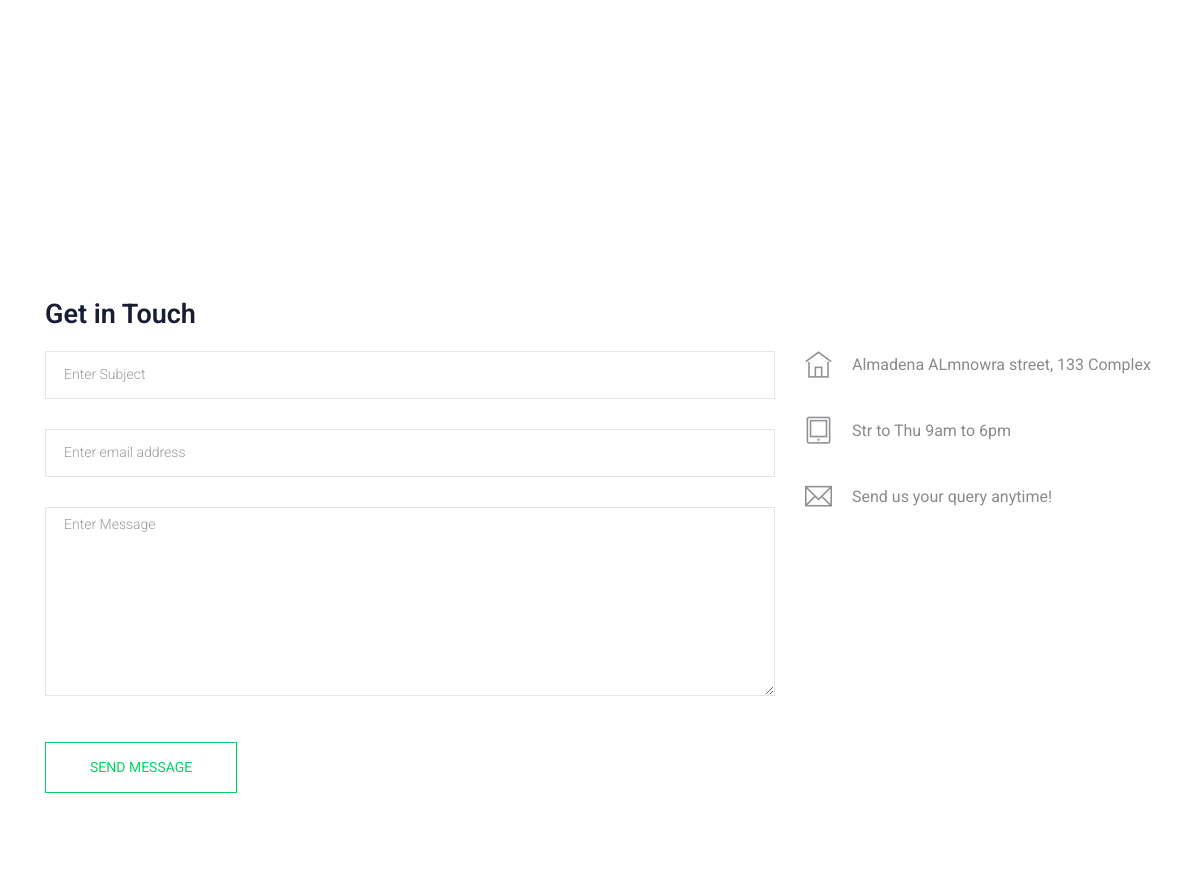
The app's page /contact/contact (middle part), older data.
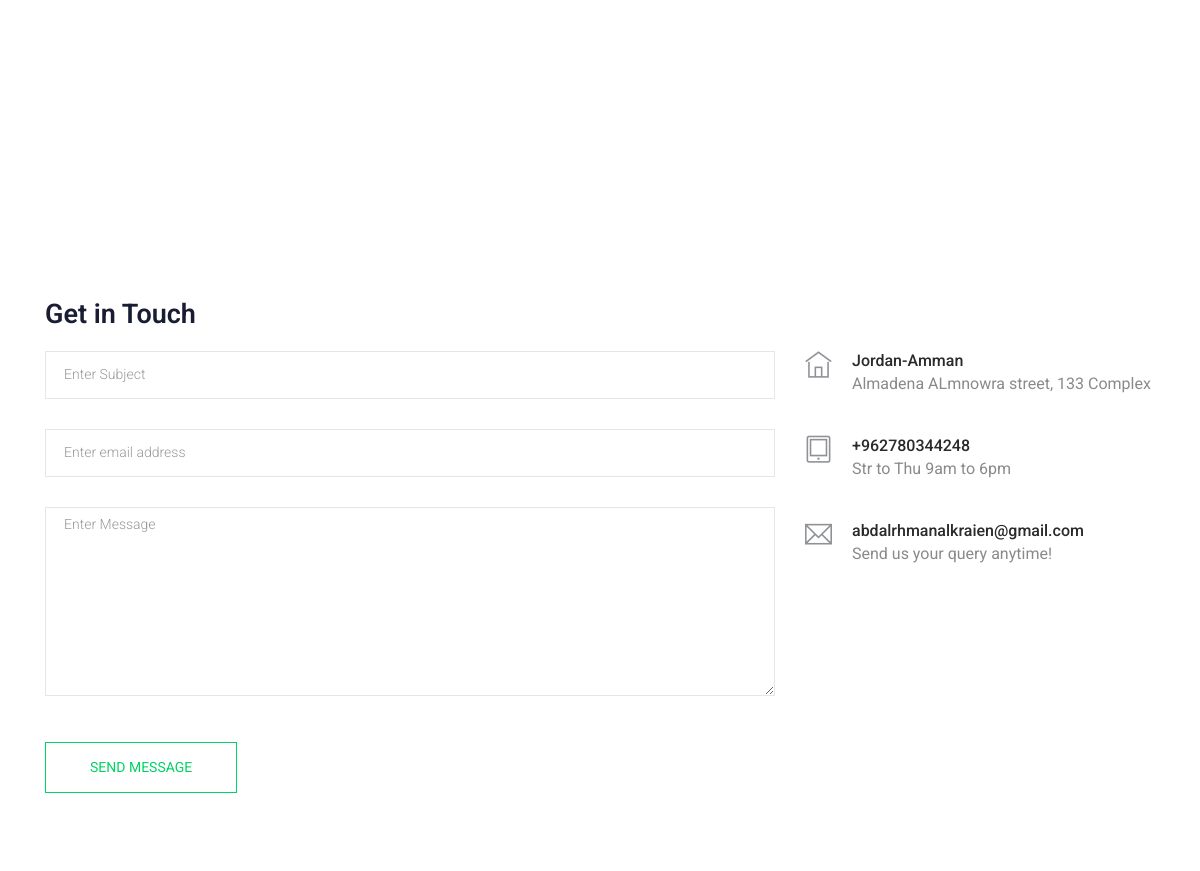
The same page, newer data.
### Contact/models.py (models this page shows, shortened)
class information(models.Model):
    location=models.CharField(max_length=100)
    mobile=models.CharField(max_length=14)
    email=models.EmailField(max_length=100)

### Contact/views.py (the view)
# urls.py: path('contact',views.send_message,name="contact"),
def send_message(request):
    info=information.objects.first()
    if request.method=="POST":
        subject=request.POST['subject']
        email=request.POST['email']
        message=request.POST['message']
        send_mail(subject,message,'abdlarhmanalkraien@gmail.com',[email] )
    context={'info':info}
    return render(request,'contact/contact.html',context)

### Contact/templates/contact/contact.html (shortened to what this page needs)
{% extends 'base.html' %}
{% load bootstrap4%}
{% block content %}
  <section class="contact-section section_padding">
    <div class="container">
      <div class="d-none d-sm-block mb-5 pb-4">
        <div id="map" style="height: 480px;"></div>
      </div>
      <div class="row">
        <div class="col-12">
          <h2 class="contact-title">Get in Touch</h2>
        </div>
        <div class="col-lg-8">
          <form class="form-contact contact_form" method="post" >
            <div class="row">
            <div class="col-12">
                <div class="form-group">
                  <input class="form-control" name="subject" id="subject" type="text" onfocus="this.placeholder = ''" onblur="this.placeholder = 'Enter Subject'" placeholder = 'Enter Subject'>
                </div>
              </div>
              <div class="col-12">
                <div class="form-group">
                  <input class="form-control" name="email" id="email" type="email" onfocus="this.placeholder = ''" onblur="this.placeholder = 'Enter email address'" placeholder = 'Enter email address'>
                </div>
              </div>
              <div class="col-12">
                <div class="form-group">
                    <textarea class="form-control w-100" name="message" id="message" cols="30" rows="9" onfocus="this.placeholder = ''" onblur="this.placeholder = 'Enter Message'" placeholder = 'Enter Message'></textarea>
                </div>
              </div>
            </div>
            <div class="form-group mt-3">
              <button type="submit" class="button button-contactForm btn_4 boxed-btn">Send Message</button>
            </div>
          </form>
        </div>
        <div class="col-lg-4">
          <div class="media contact-info">
            <span class="contact-info__icon"><i class="ti-home"></i></span>
            <div class="media-body">
              <h3>{{info.location}}</h3>
              <p>Almadena ALmnowra street, 133 Complex</p>
            </div>
          </div>
          <div class="media contact-info">
            <span class="contact-info__icon"><i class="ti-tablet"></i></span>
            <div class="media-body">
              <h3>{{info.mobile}}</h3>
              <p>Str to Thu 9am to 6pm</p>
            </div>
          </div>
          <div class="media contact-info">
            <span class="contact-info__icon"><i class="ti-email"></i></span>
            <div class="media-body">
              <h3>{{info.email}}</h3>
              <p>Send us your query anytime!</p>
            </div>
          </div>
        </div>
      </div>
    </div>
  </section
{% endblock  %}

### templates/base.html (shortened to what this page needs)
{% load static %}
<!doctype html>
<html class="no-js" lang="zxx">
<head>
    <link rel="stylesheet" href="{% static 'css/bootstrap.min.css' %}">
    <link rel="stylesheet" href="{% static 'css/owl.carousel.min.css'%}">
    <link rel="stylesheet" href="{% static 'css/magnific-popup.css'%}">
    <link rel="stylesheet" href="{% static 'css/font-awesome.min.css'%}">
    <link rel="stylesheet" href="{% static 'css/themify-icons.css'%}">
    <link rel="stylesheet" href="{% static 'css/nice-select.css'%}">
    <link rel="stylesheet" href="{% static 'css/flaticon.css'%}">
    <link rel="stylesheet" href="{% static 'css/gijgo.css'%}">
    <link rel="stylesheet" href="{% static 'css/animate.min.css'%}">
    <link rel="stylesheet" href="{% static 'css/slicknav.css'%}">
    <link rel="stylesheet" href="{% static 'css/style.css'%}">
</head>
<body>
    {% block content %}
    {% endblock %}
</body>
</html>

Row changes from the older to the newer data that the page shows:
added information: location "Jordan-Amman", mobile "+962780344248", email "abdalrhmanalkraien@gmail.com"
